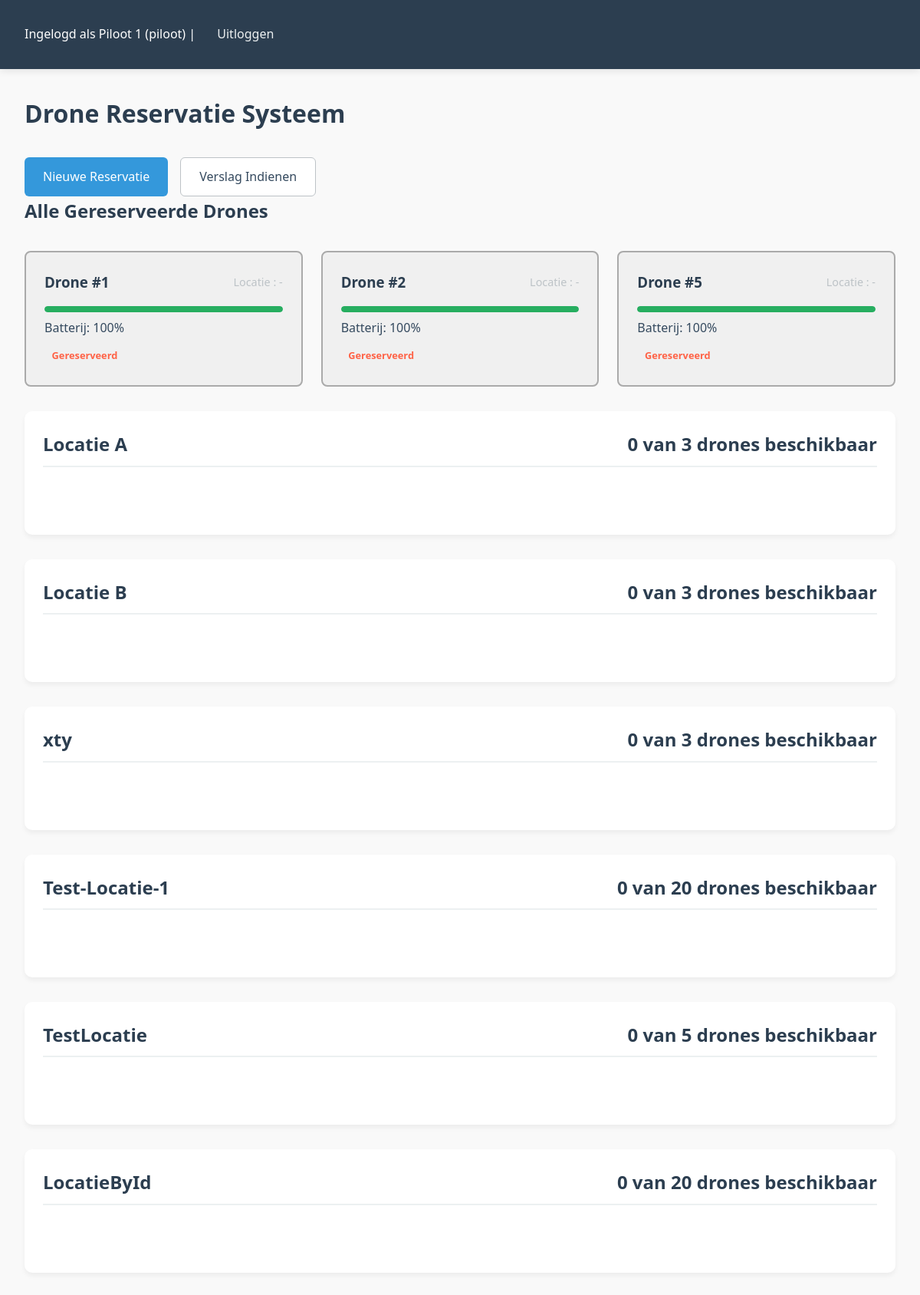
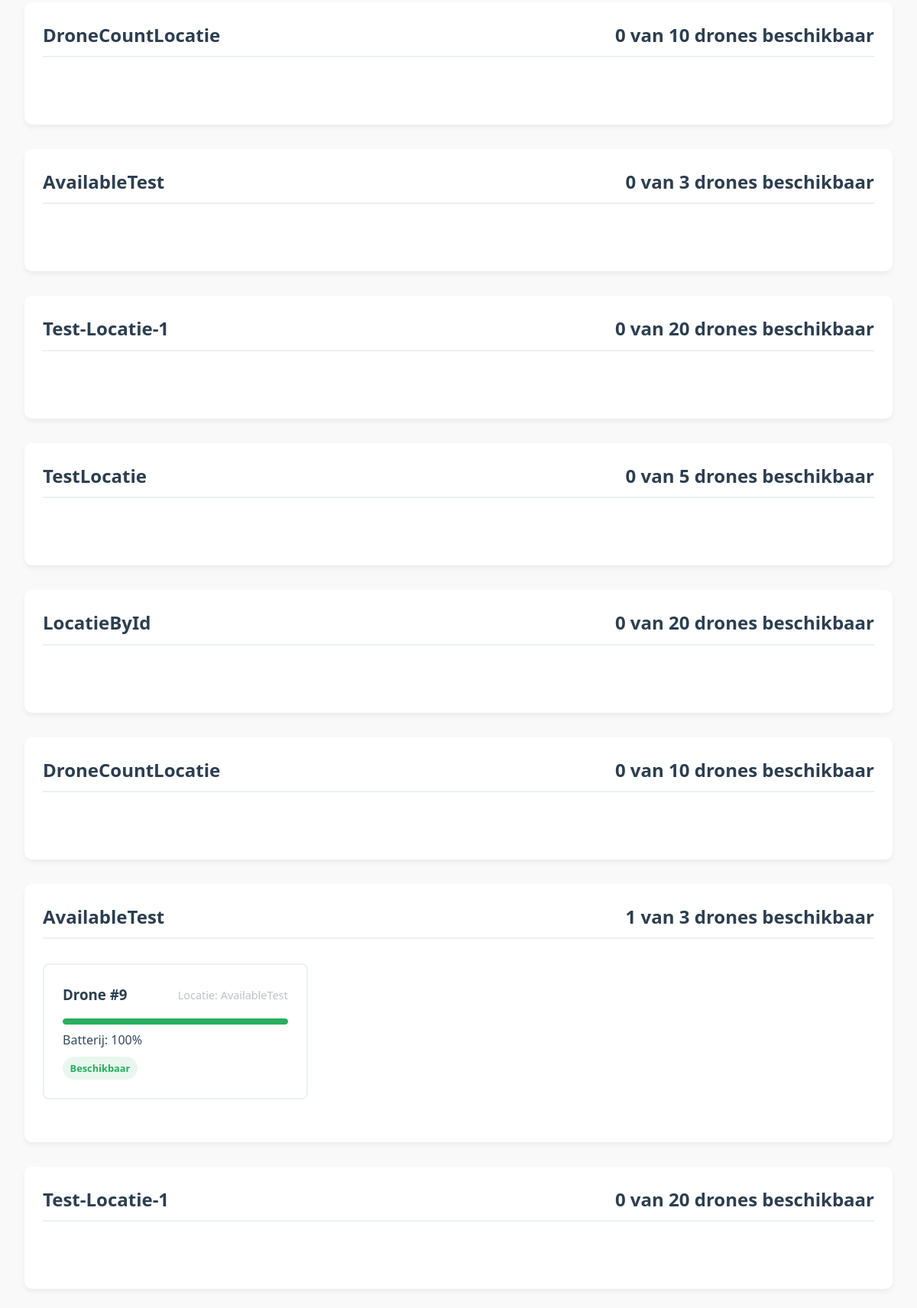
Screenshot of / (signed in, upper part) with the database file from the repository (2 pictures, top to bottom).
### tables this page shows
CREATE TABLE Users (
        ID INTEGER PRIMARY KEY,
        Naam TEXT NOT NULL,
        Rol TEXT NOT NULL
    );

CREATE TABLE Startplaats (
        ID INTEGER PRIMARY KEY,
        naam TEXT NOT NULL,
        maxDrones INTEGER NOT NULL
    );

### routes.py (the view)
@routes_bp.route('/')
@login_required
def index():
    available_locations = Locatie.get_available_drones_per_location()
    if current_user.rol == 'admin':
        reserved_drones = Drone.all_reserved()
    else:
        reserved_drones = Drone.by_user(current_user.id)
    return render_template('index.html', locations=available_locations, drones=reserved_drones)

### app.py (called while the page is built)
@login_manager.user_loader
def load_user(user_id):
    user = User.by_id(user_id)
    return user

### database_context.py (called while the page is built)
    def getDbConn(self):
        return self._conn

### model/drone.py (called while the page is built)
    @staticmethod
    def by_user(user_id):
        sql = '''select isbeschikbaar, batterijlevel, locatieId, user_id, id from drones where user_id = ? and isbeschikbaar == 0'''
        dc = DatabaseContext()
        conn = dc.getDbConn()
        cursor = conn.execute(sql, (user_id,))
        rows = cursor.fetchall()
        conn.commit()
        conn.close()
        drones = []
        for row in rows:
            drone = Drone(
                beschikbaarheid=row[0],
                batterijLevel=row[1],
                locatieId=row[2],
                user_id=row[3],
                id=row[4]
            )
            drones.append(drone)
        return drones

    @staticmethod
    def all():
        sql = 'select id, batterijlevel, isbeschikbaar, locatieId from drones'
        dc = DatabaseContext()
        conn = dc.getDbConn()
        cursor = conn.execute(sql)
        rows = cursor.fetchall()
        drones = []
        for row in rows:
            drone = Drone(
                beschikbaarheid=row[2],
                batterijLevel=row[1],
                locatieId=row[3],
                id=row[0]
            )
            drones.append(drone)
        return drones

    def to_dict(self):
        return {
            "id": self.id,
            "beschikbaarheid": self.beschikbaarheid,
            "batterijlevel": self.batterijLevel,
            "locatieId": self.locatieId
        }

### model/locatie.py (called while the page is built)
    @staticmethod
    def all():
        sql = '''select id, naam, maxDrones from startplaats'''
        dc = DatabaseContext()
        conn = dc.getDbConn()
        cursor = conn.cursor()
        cursor.execute(sql)
        rows = cursor.fetchall()
        conn.close()
        locaties = []
        for row in rows:
            locatie = Locatie(
                naam=row[1],
                maxDrones=row[2],
                id=row[0]
            )
            locaties.append(locatie)
        return locaties

### model/user.py (called while the page is built)
    @staticmethod
    def by_id(user_id):
        dc = DatabaseContext()
        conn = dc.getDbConn()
        sql = '''select naam, rol, id from users where id = ?'''
        cursor = conn.execute(sql, (user_id,))
        row = cursor.fetchone()
        if row:
            return User(naam=row[0], rol=row[1], id=row[2])
        return None

### templates/index.html (shortened to what this page needs)
{% extends "base.html" %}
{% block content %}
    <h1>Drone Reservatie Systeem</h1>
    <div class="button-group">
        <a href="{{ url_for('routes.reserveer') }}" class="button">Nieuwe Reservatie</a>
        <a href="{{ url_for('routes.verslag') }}" class="button secondary">Verslag Indienen</a>
    </div>
    {% if current_user.rol == 'admin' or current_user %}
<section class="reserved-drones-section">
    <h2>Alle Gereserveerde Drones</h2>
    <div class="drone-grid">
        {% for drone in drones %}
            <div class="drone-card reserved">
                <div class="drone-header">
                    <h3>Drone #{{ drone.id }}</h3>
                    <span class="drone-id">Locatie : -</span>
                </div>
                <div class="battery-level {% if drone.batterijLevel > 70 %}battery-high{% elif drone.batterijLevel > 30 %}battery-medium{% else %}battery-low{% endif %}">
                    <div class="battery-fill" style="width: {{ drone.batterijLevel }}%"></div>
                </div>
                <div>Batterij: {{ drone.batterijLevel }}%</div>
                <span class="status reserved-status">Gereserveerd</span>
            </div>
        {% endfor %}
    </div>
</section>
{% endif %}
    {% for location in locations %}
    <section class="location-section">
        <h2>{{ location.naam }}
            <span class="status-available">{{ location.beschikbare_drones|length }} van {{ location.max_drones }} drones beschikbaar</span>
        </h2>
        <div class="drone-grid">
            {% for drone in location.beschikbare_drones %}
                <div class="drone-card" onclick="window.location.href='{{ url_for('routes.reserveer', location_id=location.id, drone_id=drone.id) }}'">
                    <div class="drone-header">
                        <h3>Drone #{{ drone.id }}</h3>
                        <span class="drone-id">Locatie: {{ location.naam }}</span>
                    </div>
                    <div class="battery-level {% if drone.batterijlevel > 70 %}battery-high{% elif drone.batterijlevel > 30 %}battery-medium{% else %}battery-low{% endif %}">
                        <div class="battery-fill" style="width: {{ drone.batterijlevel }}%"></div>
                    </div>
                    <div>Batterij: {{ drone.batterijlevel }}%</div>
                    <span class="status status-available">
                        Beschikbaar
                    </span>
                </div>
            {% endfor %}
        </div>
    </section>
    {% endfor %}
{% endblock %}

### templates/base.html (shortened to what this page needs)
<!DOCTYPE html>
<html>
<head>
    <link rel="stylesheet" href="{{ url_for('static', filename='style.css') }}">
</head>
<body>
    <header>
        {% if current_user.is_authenticated %}
            <p>Ingelogd als {{ current_user.naam }} ({{ current_user.rol }}) | <a href="{{ url_for('auth.logout') }}">Uitloggen</a></p>
        {% endif %}
    </header>
    <main>
        {% block content %}{% endblock %}
    </main>
</body>
</html>

### static/style.css (style rules this page uses)
:root { --primary: #3498db; --primary-dark: #2980b9; --secondary: #2c3e50; --success: #27ae60; --warning: #f39c12; --danger: #e74c3c; --light: #ecf0f1; --dark: #34495e; --gray: #bdc3c7; }
body { font-family: 'Segoe UI', Tahoma, Geneva, Verdana, sans-serif; line-height: 1.6; color: var(--dark); background-color: #f9f9f9; margin: 0; padding: 0; }
header { background-color: var(--secondary); color: white; padding: 1rem 2rem; display: flex; justify-content: space-between; align-items: center; box-shadow: 0 2px 10px rgba(0, 0, 0, 0.1); }
header a { color: var(--light); text-decoration: none; margin-left: 1.5rem; font-weight: 500; transition: color 0.3s; }
main { max-width: 1400px; margin: 2rem auto; padding: 0 2rem; }
h1, h2, h3 { color: var(--secondary); margin-top: 0; }
.drone-grid { display: grid; grid-template-columns: repeat(auto-fill, minmax(300px, 1fr)); gap: 1.5rem; margin: 2rem 0; }
.location-section { background: white; border-radius: 10px; padding: 1.5rem; box-shadow: 0 4px 6px rgba(0, 0, 0, 0.05); margin-bottom: 2rem; }
.location-section h2 { border-bottom: 2px solid var(--light); padding-bottom: 0.5rem; margin-bottom: 1.5rem; display: flex; justify-content: space-between; align-items: center; }
.drone-card { background: white; border: 2px solid var(--light); border-radius: 8px; padding: 1.5rem; transition: all 0.3s ease; cursor: pointer; position: relative; overflow: hidden; }
.drone-card .drone-header { display: flex; justify-content: space-between; align-items: center; margin-bottom: 1rem; }
.drone-card h3 { margin: 0; color: var(--secondary); }
.drone-card .drone-id { font-size: 0.9rem; color: var(--gray); }
.drone-card .battery-level { height: 8px; background: var(--light); border-radius: 4px; margin: 0.5rem 0; overflow: hidden; }
.drone-card .battery-level .battery-fill { height: 100%; border-radius: 4px; }
.drone-card .battery-high .battery-fill { background: var(--success); width: 80%; }
.drone-card .status { display: inline-block; padding: 0.3rem 0.6rem; border-radius: 20px; font-size: 0.8rem; font-weight: bold; margin-top: 0.5rem; }
.drone-card .status-available { background-color: rgba(39, 174, 96, 0.1); color: var(--success); }
.button-group { display: flex; gap: 1rem; margin-top: 2rem; }
button, .button { background-color: var(--primary); color: white; border: none; padding: 0.75rem 1.5rem; border-radius: 6px; cursor: pointer; font-size: 1rem; font-weight: 500; text-decoration: none; display: inline-flex; align-items: center; justify-content: center; transition: all 0.3s; }
button.secondary, .button.secondary { background-color: white; color: var(--dark); border: 1px solid var(--gray); }
.drone-card { animation: fadeIn 0.5s ease forwards; }
.reserved { background-color: #f0f0f0; border: 2px solid #aaa; }
.reserved-status { color: #ff6347; }

### rows the page displays
Users: naam "Piloot 1", rol "piloot"
Startplaats: naam "Locatie A", beschikbare_drones|length "0", max_drones "3"
Startplaats: naam "Locatie B", beschikbare_drones|length "0", max_drones "3"
Startplaats: naam "xty", beschikbare_drones|length "0", max_drones "3"
Startplaats: naam "Test-Locatie-1", beschikbare_drones|length "0", max_drones "20"
Startplaats: naam "TestLocatie", beschikbare_drones|length "0", max_drones "5"
Startplaats: naam "LocatieById", beschikbare_drones|length "0", max_drones "20"
Startplaats: naam "DroneCountLocatie", beschikbare_drones|length "0", max_drones "10"
Startplaats: naam "AvailableTest", beschikbare_drones|length "0", max_drones "3"
Startplaats: naam "Test-Locatie-1", beschikbare_drones|length "0", max_drones "20"
Startplaats: naam "TestLocatie", beschikbare_drones|length "0", max_drones "5"
Startplaats: naam "LocatieById", beschikbare_drones|length "0", max_drones "20"
Startplaats: naam "DroneCountLocatie", beschikbare_drones|length "0", max_drones "10"
Startplaats: naam "AvailableTest", beschikbare_drones|length "1", max_drones "3", id "9", naam "AvailableTest", batterijlevel "100"
Startplaats: naam "Test-Locatie-1", beschikbare_drones|length "0", max_drones "20"

### other values shown
{{ drone.id }} "1" "2" "5"
{{ drone.batterijLevel }} "100" "100" "100"
